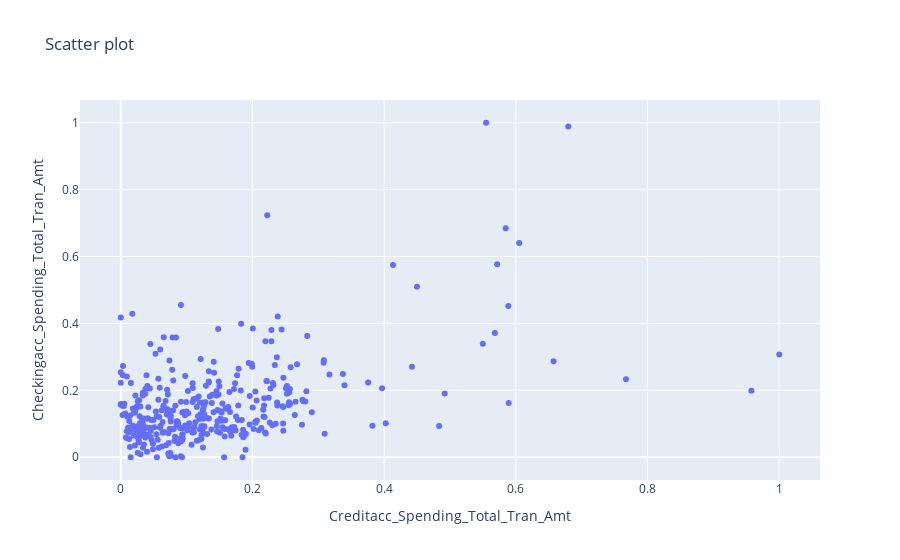

The code cell stored with this chart in its notebook:
### Code cell
df = scaledCustomerTransactions
@interact_manual #decorator
def exploreScatterplot(x=list(df.select_dtypes('number').columns), 
                 y=list(df.select_dtypes('number').columns)[0:]):

    # trace
    trace = [go.Scatter(x=df[x], y=df[y], mode='markers')]

    # layout
    layout = go.Layout(
                title = 'Scatter plot', # Graph title
                xaxis = dict(title = x.title()), # x-axis label
                yaxis = dict(title = y.title()), # y-axis label
                hovermode ='closest' # handles multiple points landing on the same vertical
    )

    # fig
    fig = go.Figure(trace, layout)
    fig.show()

### Figure 1 — Plotly figure (JSON) as saved in the notebook; plotly's stock layout.template omitted (floating-point values rounded to 4 significant figures; data arrays with more than 128 entries replaced by an {"elided": "..."} marker saying what was removed)
{"data": [{"mode": "markers", "type": "scatter", "x": {"elided": "663 float values"}, "y": {"elided": "663 float values"}}], "layout": {"hovermode": "closest", "title": {"text": "Scatter plot"}, "xaxis": {"title": {"text": "Creditacc_Spending_Total_Tran_Amt"}}, "yaxis": {"title": {"text": "Checkingacc_Spending_Total_Tran_Amt"}}}}
